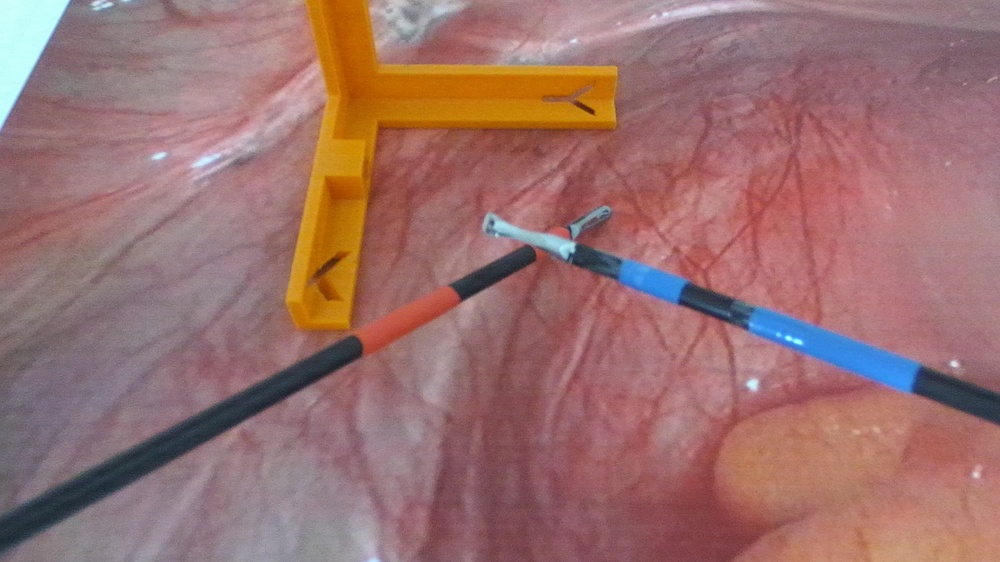
%> input picture data/reference_rectifized/image_left/image_left_0.jpg, 1000 x 562 px, shrunk from 1920 x 1080 before the run
$ octave main_project_3.m   (GNU Octave 9; MATLAB toolbox functions it lacks are replaced by stand-ins)
%> lines starting %> are read from the running program, lines starting %| are printed output that depends on the picture
leftImage = imread('image_left_0.jpg');
%> leftImage is the input picture: size 562x1000x3 uint8; mean R, G, B 154.9, 112.8, 110.9
rightImage = imread('image_right_0.jpg');
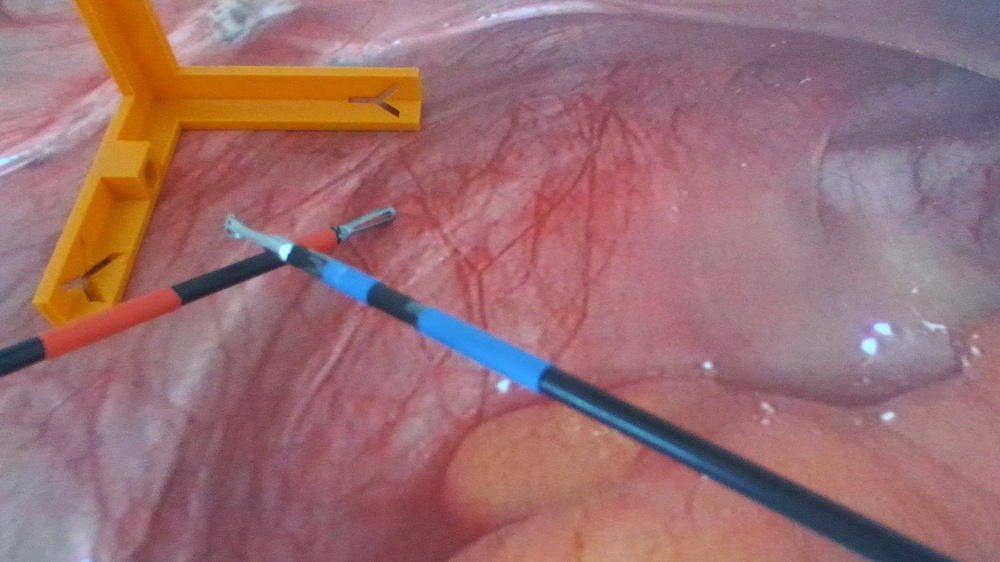
%> input picture data/reference_rectifized/image_right/image_right_0.jpg, 1000 x 562 px, shrunk from 1920 x 1080 before the run
%> rightImage is the input picture: size 562x1000x3 uint8; mean R, G, B 154.3, 110.6, 114.5

% Extract color channels
leftRed = leftImage(:,:,1);
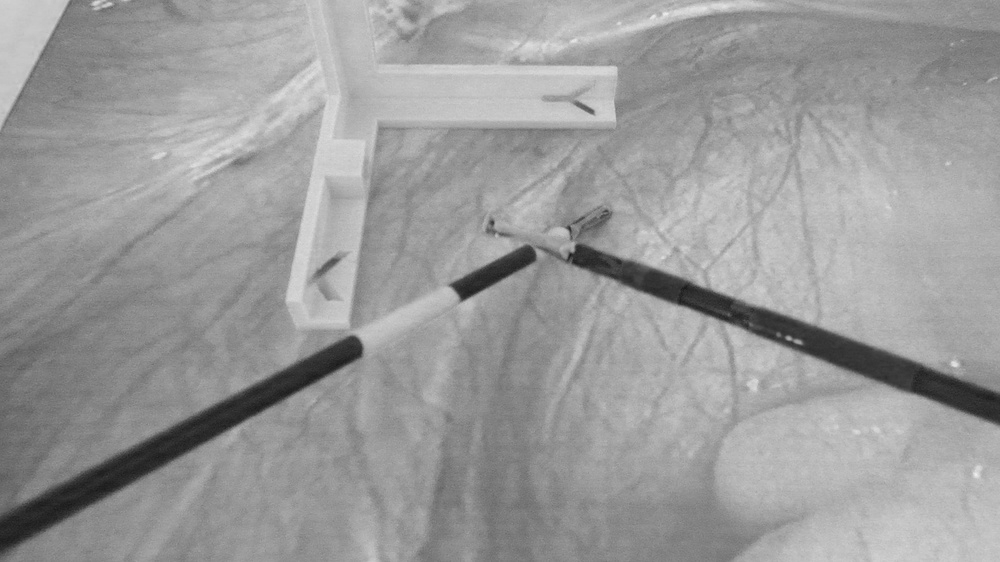
%> leftRed: size 562x1000 uint8; min 22, max 240, mean 154.9
rightGreenBlue = rightImage(:,:,2:3);

% Create anaglyph image
anaglyphImage = zeros(size(leftImage), 'like', leftImage);
%> anaglyphImage: size 562x1000x3 uint8; every value is 0
anaglyphImage(:,:,1) = leftRed;
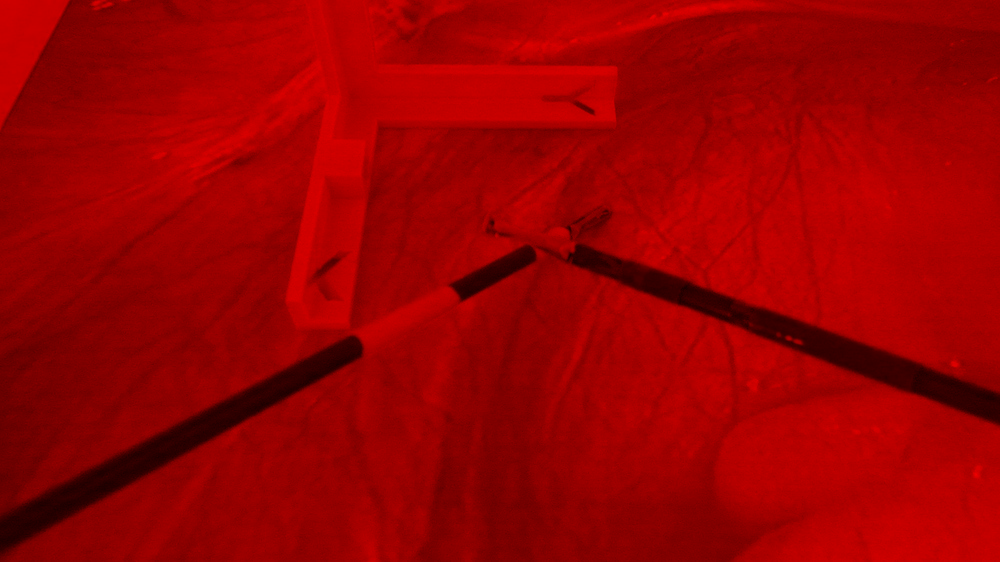
%> anaglyphImage: size 562x1000x3 uint8; mean R, G, B 154.9, 0, 0
anaglyphImage(:,:,2:3) = rightGreenBlue;
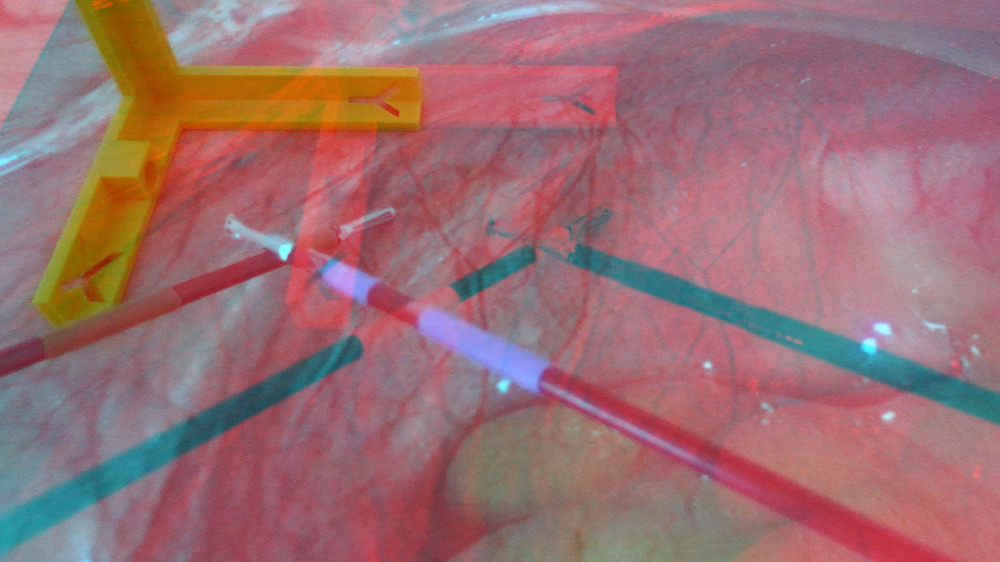
%> anaglyphImage: size 562x1000x3 uint8; mean R, G, B 154.9, 110.6, 114.5

% Display the anaglyph image
figure;
imshow(anaglyphImage);
title('Anaglyph Stereo Image');

% Save the anaglyph image
imwrite(anaglyphImage, 'anaglyphImage.png');
